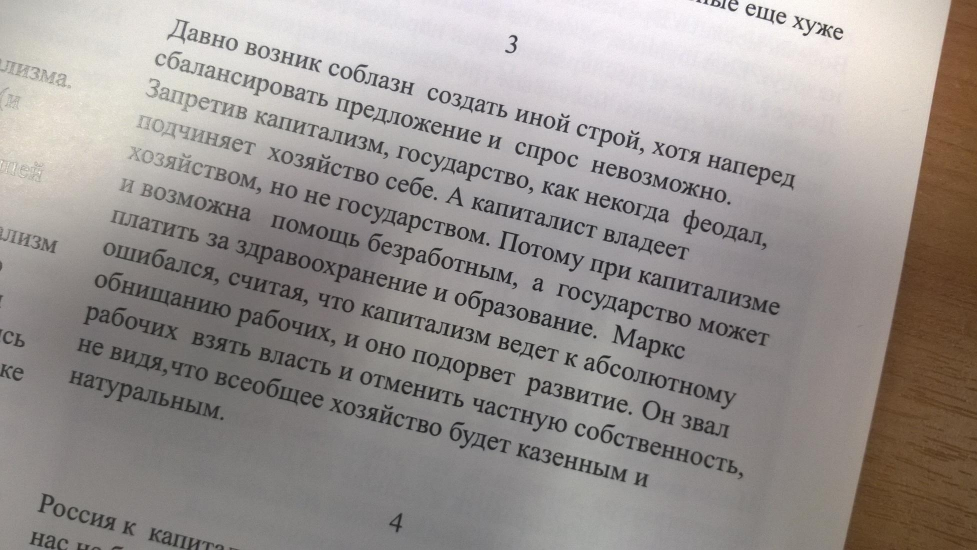
//> input picture task2/samples/1.jpg, 1954 x 1100 px (shown at 1/2 size)
$ ./main samples/1.jpg out.png 3 samples/10.jpg   (built with g++ and OpenCV 4)
//> lines starting //> are read from the running program, lines starting //| are printed output that depends on the picture
//> further down, image is the input picture: 1100 rows x 1954 cols, CV_8UC3; mean B, G, R 143.8, 147, 153
#include <iostream>
#include <chrono>
#include <algorithm>
#include <opencv2/opencv.hpp>

using namespace cv;
using namespace std;

enum class MedianFilterType {
  kNaive,
  kHuang,
  kConstant
};

class Hist {
 public:
  Hist(int cnt) : hist_{0}, cnt_(cnt) {}

  // [11 lines left out: functions AddHist, SubtractHist, not called in this run]

  void AddElement(int x) {
    hist_.at(x) += 1;
  }

  void RemoveElement(int x) {
    hist_.at(x) -= 1;
  }

  // [26 lines left out: function Median, not called in this run]
 private:
  std::array<int, 256> hist_;
  const int cnt_;
};

int Get(const Mat& mat, int i, int j) {
  auto get_k = [&](int k, int N) {
    return std::min(std::max(k, 0), N - 1);
  };
  i = get_k(i, mat.rows);
  j = get_k(j, mat.cols);
  return mat.at<uchar>(get_k(i, mat.rows), get_k(j, mat.cols));
}

Mat MedianFilterNaive(const Mat& input, int R) {
  Mat output = Mat::zeros(input.size(), input.type());
  std::vector<int> buffer;
  buffer.reserve((2 * R + 1) * (2 * R + 1));
  for (int i = 0; i < input.rows; ++i) {
    for (int j = 0; j < input.cols; ++j) {
      Hist h((2 * R + 1) * (2 * R + 1));
      // copy window
      for (int w_i = -R; w_i <= R; ++w_i) {
        for (int w_j = -R; w_j <= R; ++w_j) {
          int x = Get(input, i + w_i, j + w_j);
          buffer.push_back(x);
          h.AddElement(x);
        }
      }

      std::sort(buffer.begin(), buffer.end());
      output.at<uchar>(i, j) = buffer[(buffer.size() / 2)];
      buffer.resize(0);
    }
  }

  return output;
}

// [77 lines left out: functions MedianFilterHuang, MedianFilterConstant, not called in this run]

Mat MedianFilter(const Mat& input, int R, MedianFilterType type = MedianFilterType::kNaive) {
//> called with R = 3
  std::vector<Mat> BGRin(3);
  split(input, BGRin);
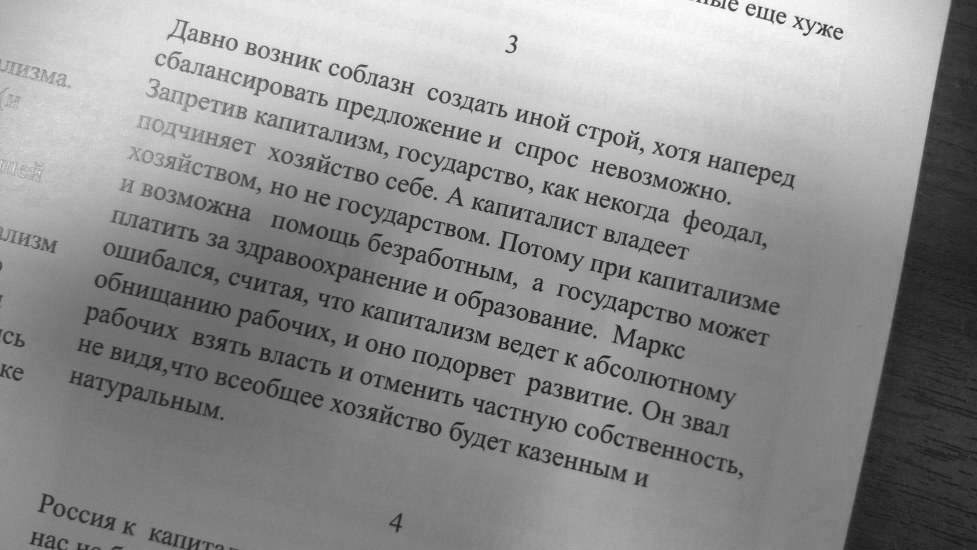
//> BGRin[0]: 1100 rows x 1954 cols, CV_8UC1 (shown at 1/2 size); min 13, max 255, mean 143.8
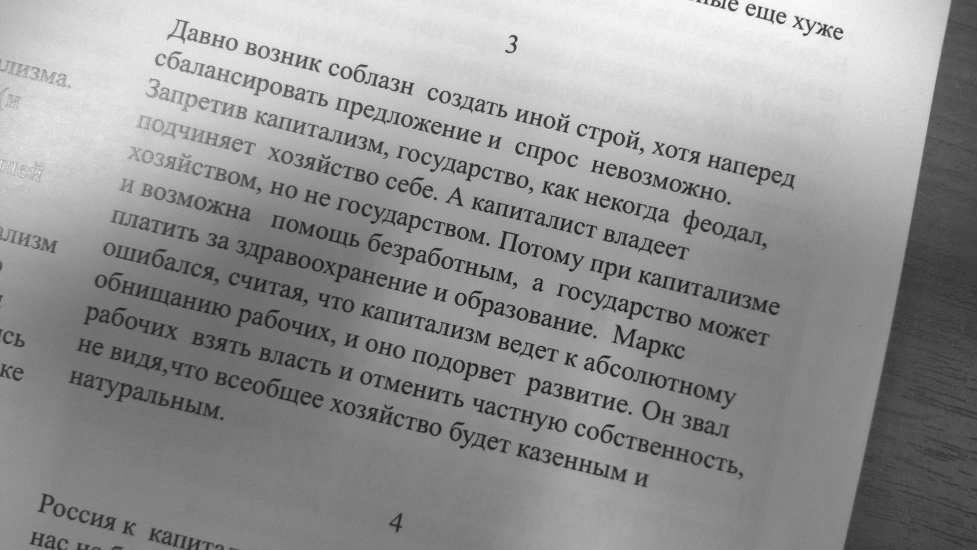
//> BGRin[1]: 1100 rows x 1954 cols, CV_8UC1 (shown at 1/2 size); min 12, max 255, mean 147
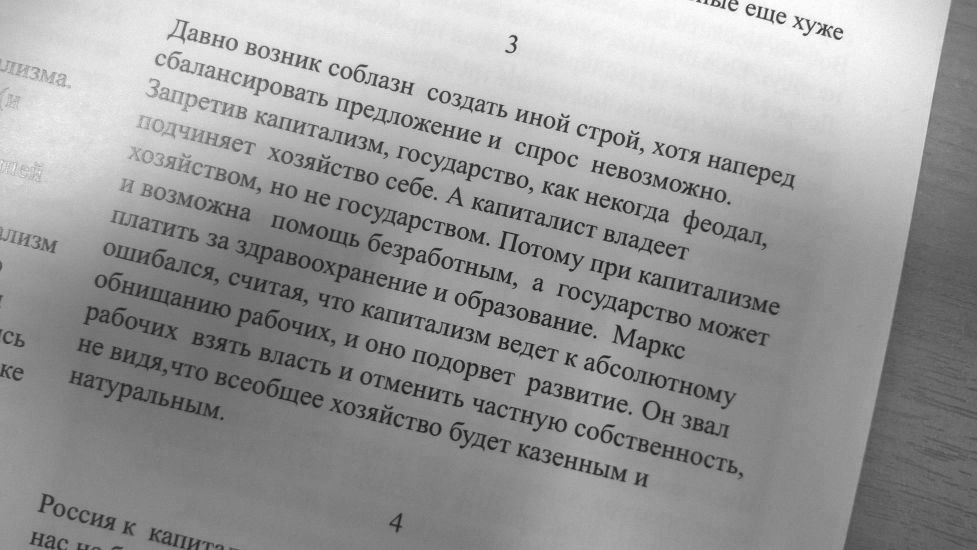
//> BGRin[2]: 1100 rows x 1954 cols, CV_8UC1 (shown at 1/2 size); min 14, max 255, mean 153
  std::vector<Mat> BGRout(3);

  for (int i = 0; i < 3; ++i) {
    switch(type) {
      case MedianFilterType::kNaive: {
        BGRout[i] = MedianFilterNaive(BGRin[i], R);
        break;
      }
      case MedianFilterType::kHuang: {
        BGRout[i] = MedianFilterHuang(BGRin[i], R);
        break;
      }
      case MedianFilterType::kConstant: {
        BGRout[i] = MedianFilterConstant(BGRin[i], R);
        break;
      }
    }
  }

  Mat output;
  merge(BGRout, output);
  return output;
}

int main(int argc, char** argv) {
  using namespace cv;
  using namespace std::chrono;

  if (argc < 5) {
    std::cout << "usage: <bin> <input> <output> <R> <naive|huang|const|opencv>" << std::endl;
    return -1;
  }

  std::string input = argv[1];
  std::string output = argv[2];
  int R = strtol(argv[3], NULL, 10);
  std::string type_str = argv[4];

  Mat image = imread(input);
  if (image.empty())
  {
    std::cout << "Could not open or find the image" << std::endl;
    return -1;
  }

  MedianFilterType type;
  if (type_str == "naive") {
    type = MedianFilterType::kNaive;
  } else if (type_str == "huang") {
    type = MedianFilterType::kHuang;
  } else if (type_str == "const") {
    type = MedianFilterType::kConstant;
  }

  auto t0 = steady_clock::now();
  Mat output_image;
  if (type_str == "opencv") {
    medianBlur(image, output_image, 2 * R + 1);
  } else {
    output_image = MedianFilter(image, R, type);
  }
  auto t1 = steady_clock::now();

  std::cout << duration_cast<milliseconds>(t1 - t0).count() << std::endl;

  imwrite(output, output_image);
  return 0;
}
